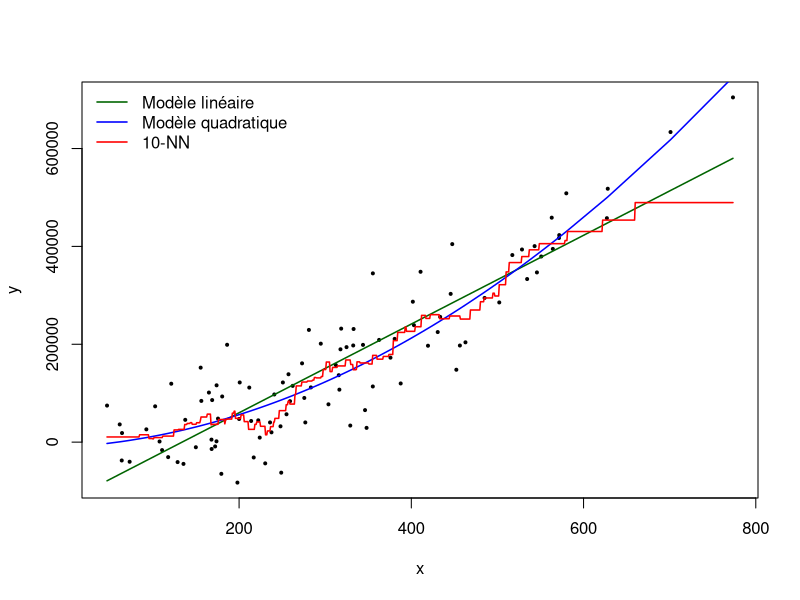

Generate this figure with R:
#################################################################################################################################
### Description: Solutions de l'exercice 2 de la série 2                                                                      ###
### Auteur: Francis Duval                                                                                                     ###
### Date: Février 2020                                                                                                        ###
#################################################################################################################################

library(here) # Package utile pour se débarasser des setwd(...)
library(tidyverse) # Un ensemble de plusieurs packages très utiles. 
library(magrittr) # Pour utiliser le piping operator "%<>%". Voir: https://r4ds.had.co.nz/pipes.html
library(FNN) # Package pour l'algorithme KNN
options(scipen = 999) # Pour ne pas avoir de notation scientifique


# Importer les données ----------------------------------------------------------------------------------------------------------
d <- read_csv(here("0_data", "dataEXO1.csv"))


# 1) ----------------------------------------------------------------------------------------------------------------------------

# Nuage de points
plot(d$X, d$Y, xlab = "x", ylab = "y", cex = 0.6, pch = 20)

# Ajuster le droite des moindres carrés
lin_fit <- lm(Y ~ X, data = d)
summary(lin_fit) # Les 2 paramètres sont significatifs parce que leur valeur-p est très petite.

# Visualiser l'ajustement sur le nuage de ponts
lines(d$X, lin_fit$fitted.values, col = "darkgreen", lw = 1.5)

# Calculer l'erreur quadratique moyenne (EQM), ou mean squared error en anglais (MSE)
mean((d$Y - lin_fit$fitted.values) ^ 2)


# 2) ----------------------------------------------------------------------------------------------------------------------------

# Ajout de x au carré comme prédicteur
d %<>% mutate(X_2 = X ^ 2) 

# Ajustement du modèle quadratique
quad_fit <- lm(Y ~ X + X_2, data = d)
summary(quad_fit) # Maintenant, seul 1 paramètre sur 3 est significativement différent de zéro

# Visualiser l'ajustement sur le nuage de ponts
lines(d$X, quad_fit$fitted.values, col = "blue", lw = 1.5)

# Calculer l'erreur quadratique moyenne
mean((d$Y - quad_fit$fitted.values) ^ 2) 


# 3) ----------------------------------------------------------------------------------------------------------------------------

# Entrainer les modèles pour K = 1, ..., 20 (la fonction map c'est un peu comme lapply, mais meilleur)
knn_fits <- map(1:20, ~ knn.reg(train = d$X, y = d$Y, k = .x)) 

# Obtenir les prédictions des 20 modèles
knn_pred <- map(knn_fits, ~ .x$pred)

# Obtenir le MSE pour chacun des 20 modèles
knn_mse <- map_dbl(knn_pred, ~ mean((.x - d$Y) ^ 2)) 

# K = 10 minimise le MSE d'entrainement
(opt_k <- which.min(knn_mse)) 

# Le MSE d'entrainement du modèle avec K = 10 est de 5 723 886 929
knn_mse[opt_k] 

x_grid <- tibble(X = (seq(min(d$X), max(d$X), length.out = 1000))) # Créer des valeurs de X pour la prédiction
knn_fit <- knn.reg(train = d["X"], test = x_grid, y = d$Y, k = opt_k) # Ajuster le modèle avec K = 10

lines(x_grid$X, knn_fit$pred, col = "red", lw = 1.5)
legend(
  "topleft", 
  legend = c("Modèle linéaire", "Modèle quadratique", "10-NN"), 
  col = c("darkgreen", "blue", "red"), 
  lwd = 1.5,
  bty = "n"
)


# 4) ----------------------------------------------------------------------------------------------------------------------------

# Fonction qui calcule le MSE avec leave one out cross-validation. x_train et y_train doivent être des vecteurs.
loocv_knn_1d <- function(x_train, y_train, k) {
  n <- length(x_train)
  preds <- map_dbl(1:n, ~ knn.reg(train = x_train[-.x], test = x_train[.x], y = y_train[-.x], k = k)$pred) 
  mse <- mean((preds - y_train) ^ 2)
  return(mse)
}


# Calculer le LOOCV mse pour K = 1, ..., 20
knn_loocv_mse <- map_dbl(1:20, ~ loocv_knn_1d(d$X, d$Y, k = .x))

# Déterminer la valeur de K optimale
opt_k_loocv <- which.min(knn_loocv_mse)

# Le MSE LOOCV du modèle avec K = 10 est de 5 723 886 929
# Pour le KNN, calculer le MSE d'entrainement est équivalent à calculer le MSE LOOCV
knn_loocv_mse[opt_k_loocv]


# 5) ----------------------------------------------------------------------------------------------------------------------------
x0 <- 333.2522
y0 <- 99508.44
newdata <- tibble(X = x0, X_2 = x0 ^ 2)

# Modèle linéaire
(y_hat_lin_fit <- predict(lin_fit, type = "response", newdata = newdata) %>% as.numeric()) # Prédiction
(y_hat_lin_fit - y0) ^ 2 # Erreur quadratique de prédiction

# Modèle quadratique
(y_hat_quad_fit <- predict(quad_fit, type = "response", newdata = newdata) %>% as.numeric()) # Prédiction
(y_hat_quad_fit - y0) ^ 2 # Erreur quadratique de prédiction

# 10-NN
y_hat_10_nn <- knn.reg(train = d$X, test = x0, y = d$Y, k = opt_k)$pred # Prédiction
(y_hat_10_nn - y0) ^ 2 # Erreur quadratique de prédiction
